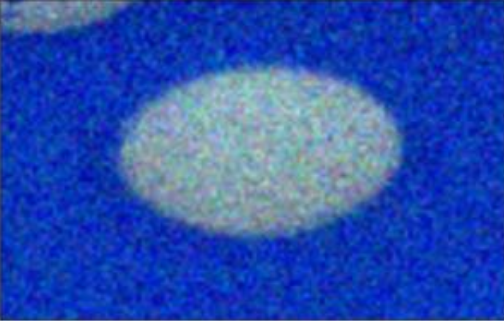
#> input picture die.png, 504 x 321 px
$ python denoise_color.py
#> lines starting #> are read from the running program, lines starting #| are printed output that depends on the picture
import cv2
from matplotlib import pyplot as plt

img = cv2.imread('die.png')
#> img is the input picture: shape (321, 504, 3); mean B, G, R 176.5, 78.3, 40.9
dst = cv2.fastNlMeansDenoisingColored(img, None, 10, 10, 7, 21)
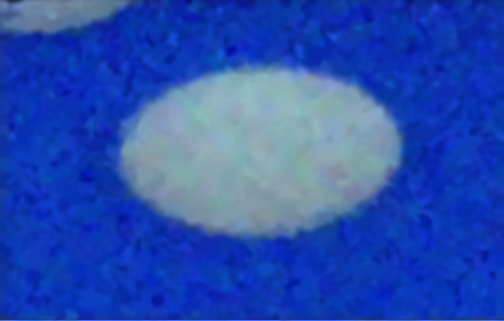
#> dst: shape (321, 504, 3); mean B, G, R 176.4, 77.8, 40.4
plt.subplot(121), plt.imshow(img)
plt.subplot(122), plt.imshow(dst)
plt.show()
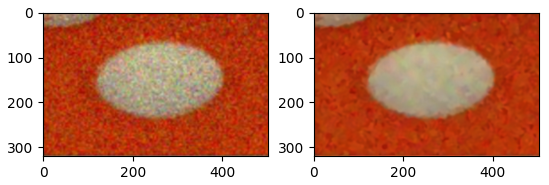
#> figure drawn by matplotlib, 2 panels; B, G, R data is drawn as R, G, B

$ run again, with messi.png copied over die.png
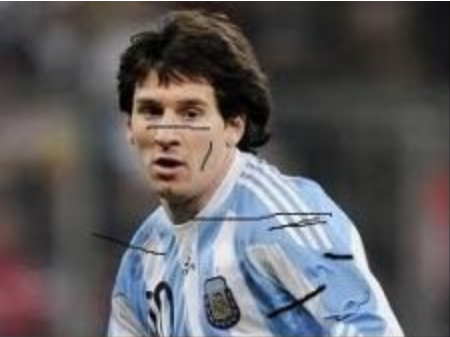
#> input picture messi.png, 450 x 337 px
#> img is the input picture: shape (337, 450, 3); mean B, G, R 94.7, 91.8, 93.9
#> `plt.show()`:
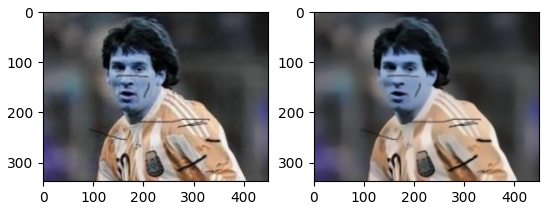
#> figure drawn by matplotlib, 2 panels; B, G, R data is drawn as R, G, B
